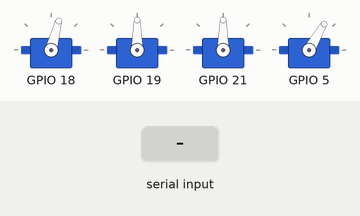
A sketch run on a simulated ESP32. Parts: 4 × servo. Inputs (shaded band) come from the test bench.

Above: at 1.2 s.
1.3 s: "1" received over Serial
At 3.1 s:
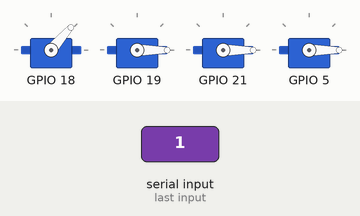
4.3 s: "0" received over Serial
At 7.6 s:
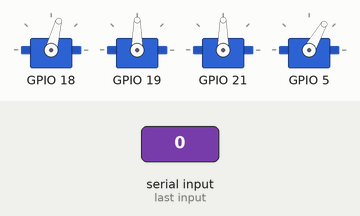
Timing chart, 0 to 9.1 s (numbered marks = the images above; inputs shaded):
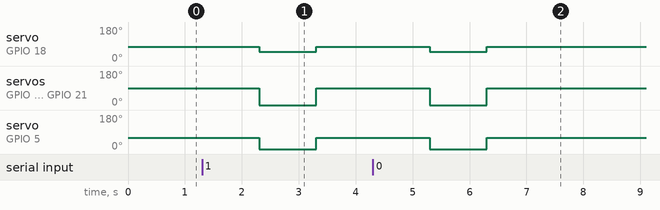

Measured:
- after the input at 1.3 s, servo on GPIO 18: 75° → 49° after 1.0 s, → 75° 1.0 s later; servo on GPIO 19, servo on GPIO 21: 90° → 0° after 1.0 s, → 90° 1.0 s later; servo on GPIO 5: 60° → 0° after 1.0 s, → 60° 1.0 s later
- after the input at 4.3 s, servo on GPIO 18: 75° → 48° after 1.0 s, → 75° 1.0 s later; servo on GPIO 19, servo on GPIO 21: 90° → 0° after 1.0 s, → 90° 1.0 s later; servo on GPIO 5: 60° → 0° after 1.0 s, → 60° 1.0 s later

The sketch:

main.ino
```cpp
#include <ESP32Servo.h>

Servo servo[4];
int default_angle[4] = {75, 90, 90, 60};

void setup()
{
    Serial.begin(115200);
    servo[0].attach(18);
    servo[1].attach(19);
    servo[2].attach(21);
    servo[3].attach(5);

    for (size_t i = 0; i < 4; i++)
    {
        servo[i].write(default_angle[i]);
    }
}

byte angle[4];
byte pre_angle[4];
long t = millis();

void loop()
{
    if (Serial.available())
    {
        Serial.readBytes(angle, 4);
        for (size_t i = 0; i < 4; i++)
        {
            if (angle[i] != pre_angle[i])
            {
                servo[i].write(angle[i]);
                pre_angle[i] = angle[i];
            }
        }
        t = millis();
    }

    if (millis() - t > 1000)
    {
        for (size_t i = 0; i < 4; i++)
        {
            servo[i].write(default_angle[i]);
            pre_angle[i] = default_angle[i];
        }
    }
}
```
